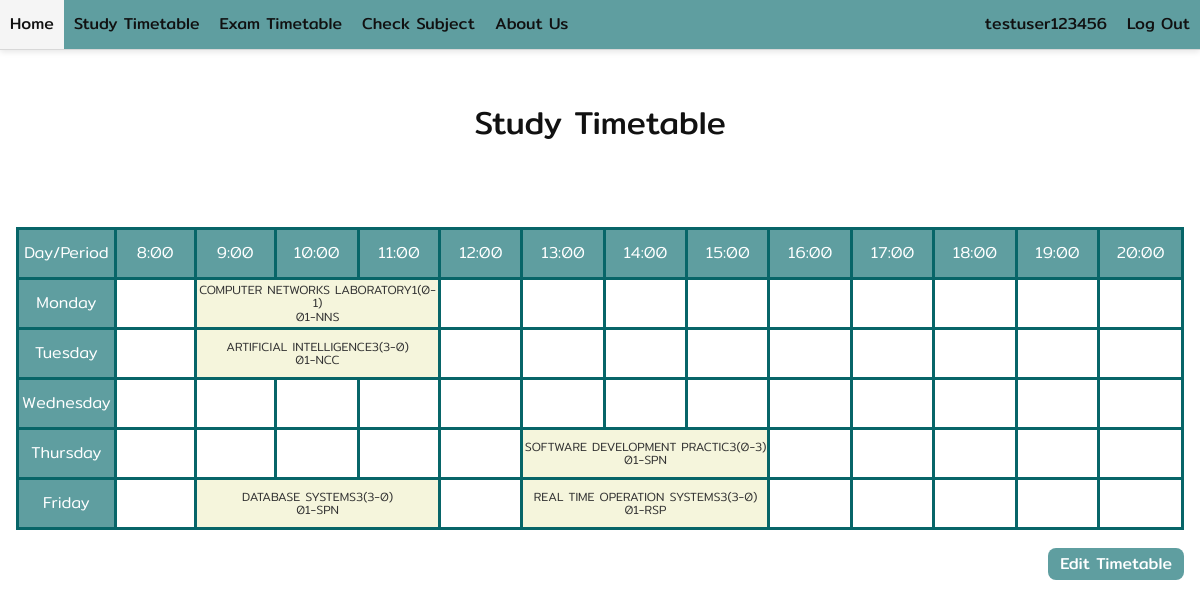
The app's page /help/studytimetable (signed in) with its own data.
### userApp/models.py (models this page shows, shortened)
class User_subject(models.Model):
    user_id = models.ForeignKey(User, on_delete=models.CASCADE)
    section = models.ForeignKey(Section, on_delete=models.CASCADE,  null=True,blank=True)
    can_submit = models.BooleanField(default=False)
    priority = models.IntegerField(default=10,null=True,blank=True) # priority for add section

### helpApp/models.py (models this page shows, shortened)
class Section(models.Model):
    subject_ID = models.ForeignKey(Subject, on_delete=models.CASCADE)
    sec_num = models.CharField(max_length=200)
    day = models.CharField(max_length=200)
    time = models.CharField(max_length=200)
    teacher = models.CharField(max_length=200)
    start_time = models.CharField(max_length=200, null=True,blank=True)
    end_time = models.CharField(max_length=200, null=True,blank=True)
    def duration(self):
        start = datetime.strptime(self.start_time, '%H:%M')
        end = datetime.strptime(self.end_time, '%H:%M')
        duration = (end - start).total_seconds() / 3600  # duration in hours
        return duration

class Subject(models.Model):
    subject_ID = models.CharField(max_length=200)
    name = models.CharField(max_length=200)
    mid_term = models.CharField(max_length=200, null=True,blank=True)
    final = models.CharField(max_length=200, null=True,blank=True)
    mid_term_date = models.CharField(max_length=200, null=True,blank=True)
    mid_term_start_time = models.CharField(max_length=200, null=True,blank=True)
    mid_term_end_time = models.CharField(max_length=200, null=True,blank=True)
    final_term_date = models.CharField(max_length=200, null=True,blank=True)
    final_term_start_time = models.CharField(max_length=200, null=True,blank=True)
    final_term_end_time = models.CharField(max_length=200, null=True,blank=True)

### helpApp/views.py (the view)
# urls.py: path('studytimetable', views.studyTimetable, name='study'),
def studyTimetable(request):
    if request.user.is_authenticated:
        courses = User_subject.objects.filter(user_id=request.user)
        time_used = {'M': [], 'T': [], 'W': [], 'H': [], 'F': []}
        times = ['8:00', '9:00', '10:00', '11:00', '12:00', '13:00', '14:00', '15:00', '16:00', '17:00', '18:00', '19:00', '20:00']
        for course in courses:
            day = course.section.day
            start_t = course.section.start_time
            end_t = course.section.end_time
            keep = False
            for time in times:
                if start_t == time:
                    keep = True
                if end_t == time:
                    keep = False
                if (keep):
                    time_used[day].append(time)
        return render(request, 'helpApp/studytimetable.html', {'course':courses, 'time':times, 'time_usedd':time_used})
    else:
        return render(request, 'helpApp/studytimetable.html')

### helpApp/templates/helpApp/studytimetable.html (shortened to what this page needs)
{% extends 'generalApp/components/base.html' %}
{% block content %}
<div class="header-section">
    <h1>Study Timetable</h1>
</div>
<div class="content-section">
    <div class="content-container">
        <table>
            <tr>
                <td class="text-table">Day/Period</td>
                <td class="text-table">8:00</td>
                <td class="text-table">9:00</td>
                <td class="text-table">10:00</td>
                <td class="text-table">11:00</td>
                <td class="text-table">12:00</td>
                <td class="text-table">13:00</td>
                <td class="text-table">14:00</td>
                <td class="text-table">15:00</td>
                <td class="text-table">16:00</td>
                <td class="text-table">17:00</td>
                <td class="text-table">18:00</td>
                <td class="text-table">19:00</td>
                <td class="text-table">20:00</td>
            </tr>
            {% if user.is_authenticated %}
            <tr>
                <td class="text-table">Monday</td>
                {% for time in time %}
                    {% for course in course %}
                        {% if course.section.day == 'M' and course.section.start_time == time %}
                            <td style="font-size: 12px; background-color: beige;" colspan="{{ course.section.duration }}" >
                                {{ course.section.subject_ID.name }}<br>
                                {{ course.section.teacher }}<br>
                            </td>
                        {% elif time not in time_usedd.M and forloop.last %}
                            <td></td>
                        {% endif %}
                    {% endfor %}
                {% endfor %}
            </tr>
            <tr>
                <td class="text-table">Tuesday</td>
                {% for time in time %}
                    {% for course in course %}
                        {% if course.section.day == 'T' and course.section.start_time == time %}
                            <td style="font-size: 12px; background-color: beige;" colspan="{{ course.section.duration }}" >
                                {{ course.section.subject_ID.name }}<br>
                                {{ course.section.teacher }}<br>
                            </td>
                        {% elif time not in time_usedd.T and forloop.last %}
                            <td></td>
                        {% endif %}
                    {% endfor %}
                {% endfor %}
            </tr>
            <tr>
                <td class="text-table">Wednesday</td>
                {% for time in time %}
                    {% for course in course %}
                        {% if course.section.day == 'W' and course.section.start_time == time %}
                            <td style="font-size: 12px; background-color: beige;" colspan="{{ course.section.duration }}" >
                                {{ course.section.subject_ID.name }}<br>
                                {{ course.section.teacher }}<br>
                            </td>
                        {% elif time not in time_usedd.W and forloop.last %}
                            <td></td>
                        {% endif %}
                    {% endfor %}
                {% endfor %}
            </tr>
            <tr>
                <td class="text-table">Thursday</td>
                {% for time in time %}
                    {% for course in course %}
                        {% if course.section.day == 'H' and course.section.start_time == time %}
                            <td style="font-size: 12px; background-color: beige;" colspan="{{ course.section.duration }}" >
                                {{ course.section.subject_ID.name }}<br>
                                {{ course.section.teacher }}<br>
                            </td>
                        {% elif time not in time_usedd.H and forloop.last %}
                            <td></td>
                        {% endif %}
                    {% endfor %}
                {% endfor %}
            </tr>
            <tr>
                <td class="text-table">Friday</td>
                {% for time in time %}
                    {% for course in course %}
                        {% if course.section.day == 'F' and course.section.start_time == time %}
                            <td style="font-size: 12px; background-color: beige;" colspan="{{ course.section.duration }}" >
                                {{ course.section.subject_ID.name }}<br>
                                {{ course.section.teacher }}<br>
                            </td>
                        {% elif time not in time_usedd.F and forloop.last %}
                            <td></td>
                        {% endif %}
                    {% endfor %}
                {% endfor %}
            </tr>
        </table>
        <br>
        <a class="button" href="{% url 'table' %}" style="float: right;">Edit Timetable</a>
        {% endif %}
    </div>
</div>
{% endblock %}

### generalApp/templates/generalApp/components/base.html (shortened to what this page needs)
{% load static %}
<!DOCTYPE html>
<html lang="en">
<head>
    <link rel='stylesheet' href="{% static 'generalApp/normalize.css' %}">
    <link rel='stylesheet' href="{% static 'generalApp/main.css' %}">
</head>
<body>
    {% include 'generalApp/components/site_header.html' %}
    {% block content %}{% endblock %}
</body>
</html>

### generalApp/templates/generalApp/components/site_header.html
<header class="site-header">
    <a class="site-header-item" href="{% url 'home' %}">Home</a>
    <a class="site-header-item" href="{% url 'study' %}">Study Timetable</a>
    <a class="site-header-item" href="{% url 'exam' %}">Exam Timetable</a>
    <a class="site-header-item" href="{% url 'check' %}">Check Subject</a>
    <a class="site-header-right" href="{% url 'aboutus' %}">About Us</a>
    {% if user.is_authenticated %}
        <a class="site-header-item" href="{% url 'login' %}">{{ user.username }}</a>
        <a class="site-header-item" href="{% url 'logout' %}">Log Out</a>
    {% else %}
        <a class="site-header-item" href="{% url 'login' %}">Log in</a>
        <a class="site-header-item" href="{% url 'register' %}">Register</a>
    {% endif %}
</header>

### generalApp/static/generalApp/main.css (style rules this page uses)
html { color: #333333; font-family: 'Mitr', 'sans-serif'; font-weight: 300; }
h1, h2, h3, h4, h5, h6 { color: #111111; font-weight: 400; line-height: 1.4; margin-top: 0px; margin-bottom: 16px; }
a { color: #111111; }
.button { color: white; background-color: cadetblue; border: none; text-decoration: none; border-radius: 8px; font-weight: 400; line-height: 1; display: inline-block; padding: 8px 12px; margin-bottom: 16px; }
.content-section { padding: 16px; }
.content-container { max-width: 1200px; margin-left: auto; margin-right: auto; }
.site-header { background-color: cadetblue; border-bottom: 1px solid rgb(216, 216, 216); box-shadow: 0px 2px 6px 0px rgba(0, 0, 0, 0.1); display: flex; justify-content: flex-start; height: 50px; }
.site-header-item { color: #111111; background-color: rgba(0, 0, 0, 0); font-weight: 400; text-decoration: none; display: flex; align-items: center; padding: 0px 10px; transition: background-color 300ms; }
.site-header-right { color: #111111; background-color: rgba(0, 0, 0, 0); font-weight: 400; text-decoration: none; display: flex; align-items: center; margin-right: auto; padding: 0px 10px; transition: background-color 300ms; }
.header-section { padding: 50px; text-align: center; }
table, th, td { border: 3px solid black; border-collapse: collapse; border-color: rgb(7, 101, 104); }
td { text-align: center; height: 50px; width: 100px; }
.text-table { background-color: cadetblue; color: white; }

### records on screen
User_subject: section.subject_ID.name "REAL TIME OPERATION SYSTEMS3(3-0)", section.teacher "01-RSP"
User_subject: section.subject_ID.name "COMPUTER NETWORKS LABORATORY1(0-1)", section.teacher "01-NNS"
User_subject: section.subject_ID.name "ARTIFICIAL INTELLIGENCE3(3-0)", section.teacher "01-NCC"
User_subject: section.subject_ID.name "SOFTWARE DEVELOPMENT PRACTIC3(0-3)", section.teacher "01-SPN"
User_subject: section.subject_ID.name "DATABASE SYSTEMS3(3-0)", section.teacher "01-SPN"

### other values on screen
{{ user.username }} "testuser123456"
